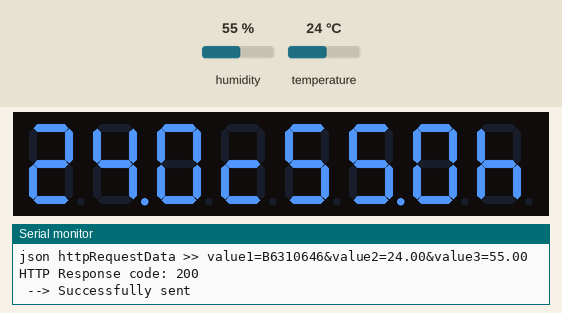
This sketch was run on a simulated ESP32. Shown: 8-digit seven-segment display, the last lines printed to the serial monitor. Inputs (shaded band) come from the test bench; at power-on: temperature 24 °C, humidity 55 %. WiFi joins after 1.5 s; servers stay silent unless stated; web services answer with replies made up by the test bench.

Above: at 2.7 s.
2.8 s: temperature set to 33 °C
At 15.3 s:
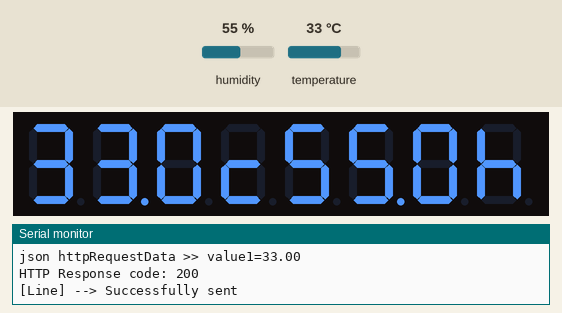
15.6 s: humidity set to 22 %
At 27.1 s:
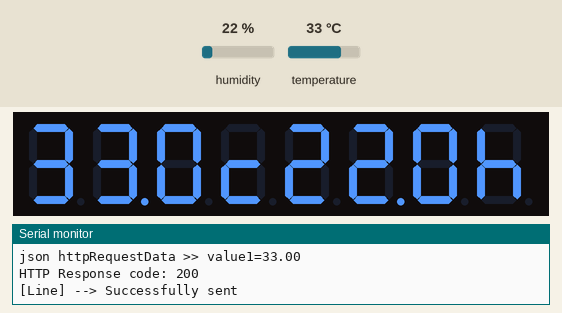
28.0 s: humidity set to 40 %
At 40.2 s:
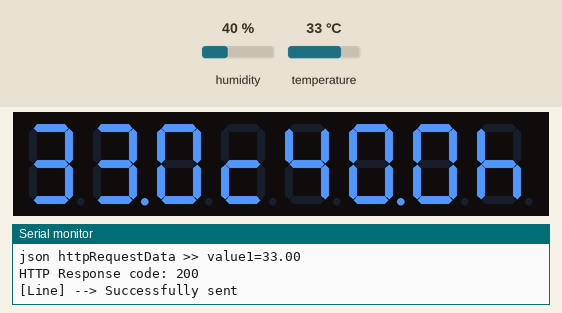
40.5 s: temperature set to 12 °C
At 51.6 s:
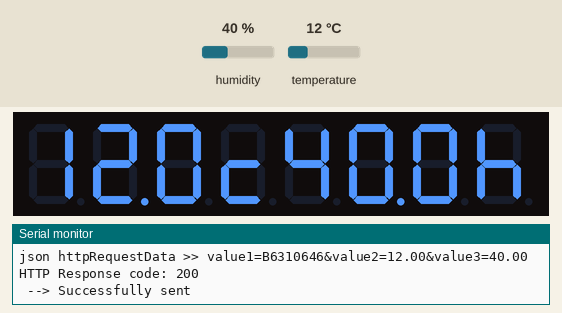
Timing chart, 0 to 53.1 s (numbered marks = the images above; inputs shaded):
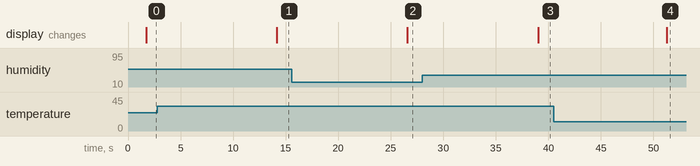

The sketch:

IFTTT_Line_Sheet_Tm1689.ino
```cpp
#include <WiFi.h>
#include <HTTPClient.h>
#include "DHTesp.h"
#include <TM1638plus.h>
#define WIFI_SSID "meow"
#define WIFI_PASS "meowmeow"
#define WebHooksKey "cMzh_G_IU01wts9_GJdxE8"
#define WebHooksEventNane "ggsheet" //meowggsheet
#define WebHooksEventNane_LINE "meowtestt"
#define My_NAME "B6310646"
#define Pin_DHT22 15
#define Brd_STB 18
#define Brd_CLK 19
#define Brd_DIO 21
bool high_freq = true;
TM1638plus tm(Brd_STB, Brd_CLK , Brd_DIO, high_freq);
DHTesp dht;
void setup() {
  Serial.begin(115200);
  tm.displayBegin();
  WiFi.begin(WIFI_SSID, WIFI_PASS);
  Serial.println("Connecting");
  while (WiFi.status() != WL_CONNECTED) {
    delay(500);
    Serial.print(".");
  }
  Serial.println("");
  Serial.print("Connected to WiFi network with IP Address: ");
  Serial.println(WiFi.localIP());
  dht.setup(Pin_DHT22, DHTesp::DHT22);
}
void loop() {
  float humidity = dht.getHumidity();
  float temperature = dht.getTemperature();
  Serial.println();
  Serial.print("\nTemperature('C) = ");
  Serial.print(temperature, 1);
  Serial.print("\tHumidity(%) = ");
  Serial.print(humidity, 1);
  String serverName = "http://maker.ifttt.com/trigger/" + String(WebHooksEventNane) + "/with/key/" +
                      String(WebHooksKey);
  String httpRequestData = "value1=" + String(My_NAME) + "&value2=" + String(temperature) + "&value3=" +
                           String(humidity);
  Serial.println();
  Serial.println("Server Name >> " + serverName);
  Serial.println("json httpRequestData >> " + httpRequestData);
  if (WiFi.status() == WL_CONNECTED) {
    HTTPClient http;
    http.begin(serverName);
    http.addHeader("Content-Type", "application/x-www-form-urlencoded");
    int httpResponseCode = http.POST(httpRequestData);
    Serial.print("HTTP Response code: ");
    Serial.println(httpResponseCode);
    http.end();
    if (httpResponseCode == 200)
      Serial.println(" --> Successfully sent");
    else
      Serial.println(" --> Failed!");
  }
  else {
    Serial.println("WiFi Disconnected");
  }
  if (temperature > 28) {
    String serverName = "http://maker.ifttt.com/trigger/" + String(WebHooksEventNane_LINE) + "/with/key/" + String(WebHooksKey);
    String httpRequestData = "value1=" + String(temperature);
    Serial.println();
    Serial.println("Server Name >> " + serverName);
    Serial.println("json httpRequestData >> " + httpRequestData);
    if (WiFi.status() == WL_CONNECTED) {
      HTTPClient http;
      http.begin(serverName);
      http.addHeader("Content-Type", "application/x-www-form-urlencoded");
      int httpResponseCode = http.POST(httpRequestData);
      Serial.print("HTTP Response code: ");
      Serial.println(httpResponseCode);
      http.end();
      if (httpResponseCode == 200)
        Serial.println("[Line] --> Successfully sent");
      else
        Serial.println("[Line] --> Failed!");
    }
    else {
      Serial.println("WiFi Disconnected");
    }
  }
  int t = int(temperature * 100);
  int Tempp2 = (int)temperature / 10; int Tempp1 = (int)temperature % 10; int Tempp0 = (int)(temperature * 10) % 10;
  int Humi2 = (int)humidity / 10; int Humi1 = (int)humidity % 10; int Humi0 = (int)(humidity * 10) % 10;
  tm.displayHex(0, Tempp2);
  tm.displayASCIIwDot(1, Tempp1 + '0'); // turn on dot
  tm.displayHex(2, Tempp0);
  tm.display7Seg(3, B01011000); // Code=tgfedcba
  tm.displayHex(4, Humi2);
  tm.displayASCIIwDot(5, Humi1 + '0'); // turn on dot
  tm.displayHex(6, Humi0);
  tm.display7Seg(7, B01110100); // Code=tgfedcba
  delay(2000);
  int WaitTime = 5;
  Serial.print(" >> Wait for next time --> ");
  for (int i = WaitTime; i >= 0; i -= 5) {
    Serial.print(",");
    Serial.print(i);
    delay(5000);
  }
}
```

Measured:
- after the input at 2.8 s, the display: changes after 11.4 s (image 1)
- after the input at 15.6 s, the display: changes after 11.0 s (image 2)
- after the input at 28.0 s, the display: changes after 11.0 s (image 3)
- after the input at 40.5 s, the display: changes after 10.8 s (image 4)
